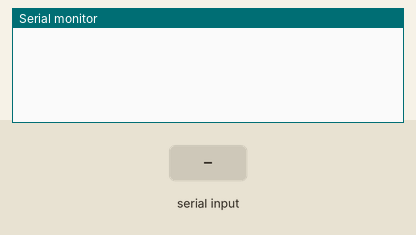
A sketch run on a simulated ESP8266 (NodeMCU). On the bench: the last lines printed to the serial monitor. The test bench sets the inputs (shaded band). WiFi joins after 1.5 s; servers stay silent unless stated.

Above: at 3.0 s.
3.1 s: "90,45,200\n" received over Serial
At 3.6 s:
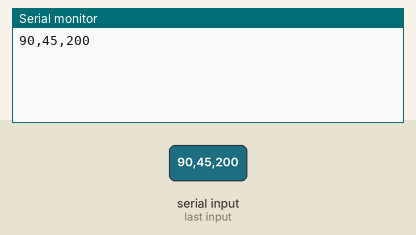
4.6 s: "90,45\n" received over Serial
At 5.7 s:
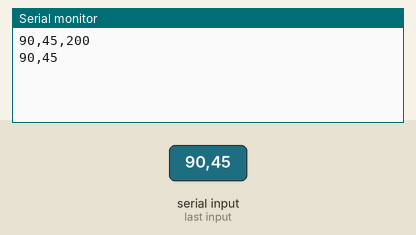
6.1 s: "90,45,200,10\n" received over Serial
At 7.2 s:
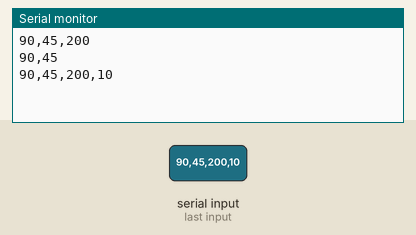
7.6 s: "90,45,200,10,150,30\n" received over Serial
At 8.6 s:
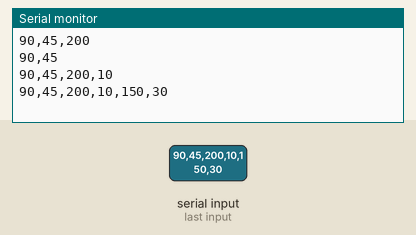
9.1 s: "0\n" received over Serial
At 10.2 s:
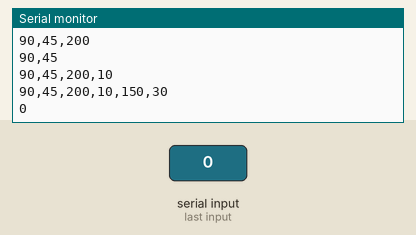

The sketch:

NodeMCUCode.ino
```cpp
#include <ESP8266WiFi.h>
#include <BlynkSimpleEsp8266.h>
#include <SoftwareSerial.h>
#include <SimpleTimer.h>

SoftwareSerial arduino(0,1);
SimpleTimer timer ;

char auth[] = "";
char ssid[] = "Connection";
char password[]="12345678";

String data ;
char rdata ;
int ir1 , ir2 , ir3 , ir4 , ir5 , ir6 ;

void timerEvent()
{
  Blynk.virtualWrite(V1, millis()/1000);
}

void setup() {

  Serial.begin(9600);
  Blynk.begin(auth,ssid,password);

  timer.setInterval(1000L,irvalue1A);
  timer.setInterval(1000L,irvalue1B);
  timer.setInterval(1000L,irvalue1C);
  timer.setInterval(1000L,irvalue2A);
  timer.setInterval(1000L,irvalue2B);
  timer.setInterval(1000L,irvalue2C);
}

void loop() {
  if(Serial.available() == 0 )
  {
    Blynk.run();
    timer.run();
  }

  if(Serial.available() > 0 )
  {
    rdata = Serial.read();
    data = data + rdata ;
    if(rdata == '\n')
    {
      Serial.println(data);

      String S_1A = getValue(data , ',' , 0);
      String S_1B = getValue(data , ',' , 1);
      String S_1C = getValue(data , ',' , 2);
      String S_2A = getValue(data , ',' , 3);
      String S_2B = getValue(data , ',' , 4);
      String S_2C = getValue(data , ',' , 5);

      ir1 = S_1A.toInt();
      ir2 = S_1B.toInt();
      ir3 = S_1C.toInt();
      ir4 = S_2A.toInt();
      ir5 = S_2B.toInt();
      ir6 = S_2C.toInt();

      data = "" ;

    }
  }
}

void irvalue1A()
{
  int val = ir1 ;
  Blynk.virtualWrite(V10 , val);
}

void irvalue1B()
{
  int val = ir2 ;
  Blynk.virtualWrite(V11 , val);
}

void irvalue1C()
{
  int val = ir3 ;
  Blynk.virtualWrite(V12 , val);
}

void irvalue2A()
{
  int val = ir4 ;
  Blynk.virtualWrite(V13 , val);
}

void irvalue2B()
{
  int val = ir5 ;
  Blynk.virtualWrite(V14 , val);
}

void irvalue2C()
{
  int val = ir6 ;
  Blynk.virtualWrite(V15 , val);
}

String getValue(String data, char separator, int index)
{
    int found = 0;
    int strIndex[] = { 0, -1 };
    int maxIndex = data.length() - 1;

    for (int i = 0; i <= maxIndex && found <= index; i++) {
        if (data.charAt(i) == separator || i == maxIndex) {
            found++;
            strIndex[0] = strIndex[1] + 1;
            strIndex[1] = (i == maxIndex) ? i+1 : i;
        }
    }
    return found > index ? data.substring(strIndex[0], strIndex[1]) : "";
}
```

Measured:
- after the input at 3.1 s, the serial monitor: prints a new line at once (image 1)
- after the input at 4.6 s, the serial monitor: prints a new line at once (image 2)
- after the input at 6.1 s, the serial monitor: prints a new line at once (image 3)
- after the input at 7.6 s, the serial monitor: prints a new line at once (image 4)
- after the input at 9.1 s, the serial monitor: prints a new line at once (image 5)
